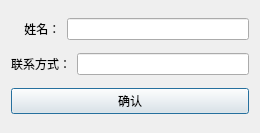
<?xml version="1.0" encoding="UTF-8"?>
<ui version="4.0">
 <class>salesman</class>
 <widget class="QDialog" name="salesman">
  <property name="geometry">
   <rect>
    <x>0</x>
    <y>0</y>
    <width>260</width>
    <height>133</height>
   </rect>
  </property>
  <property name="windowTitle">
   <string>业务员</string>
  </property>
  <layout class="QVBoxLayout" name="verticalLayout">
   <item>
    <layout class="QHBoxLayout" name="horizontalLayout">
     <item>
      <widget class="QLabel" name="label">
       <property name="text">
        <string>    姓名：</string>
       </property>
      </widget>
     </item>
     <item>
      <widget class="QLineEdit" name="lineEdit"/>
     </item>
    </layout>
   </item>
   <item>
    <layout class="QHBoxLayout" name="horizontalLayout_2">
     <item>
      <widget class="QLabel" name="label_2">
       <property name="text">
        <string>联系方式：</string>
       </property>
      </widget>
     </item>
     <item>
      <widget class="QLineEdit" name="lineEdit_2"/>
     </item>
    </layout>
   </item>
   <item>
    <widget class="QPushButton" name="pushButton">
     <property name="text">
      <string>确认</string>
     </property>
    </widget>
   </item>
  </layout>
 </widget>
 <resources/>
 <connections/>
</ui>
